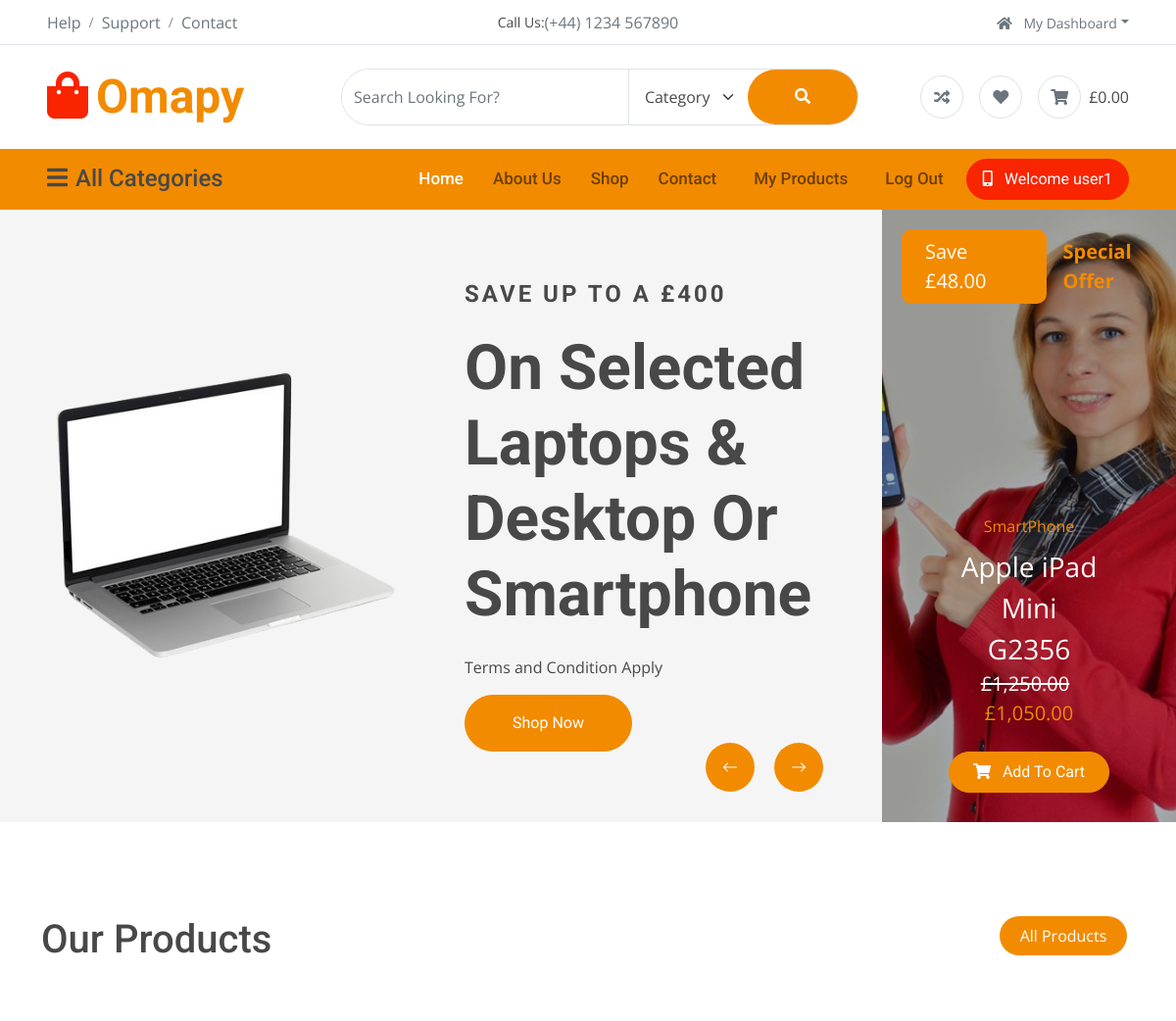
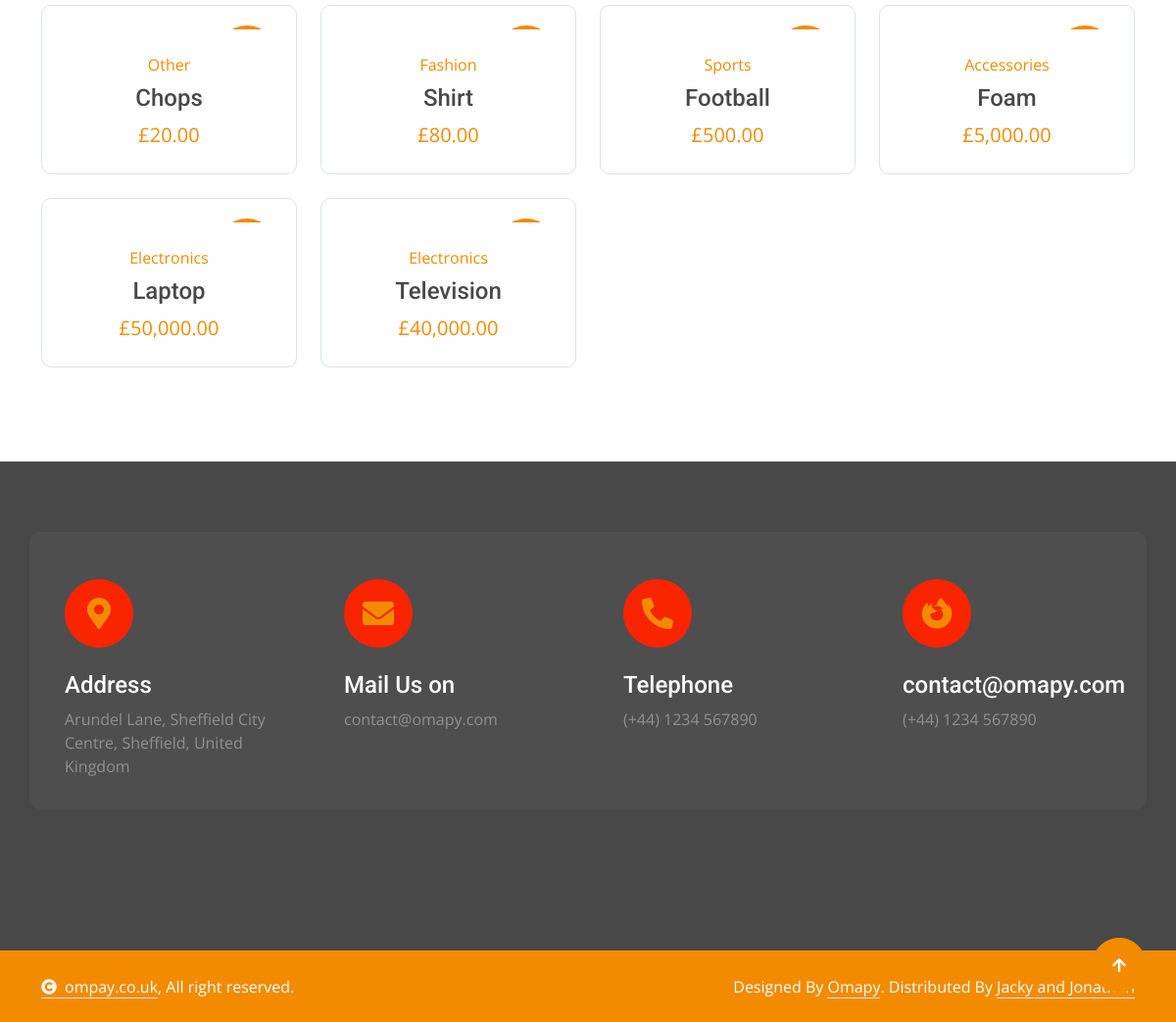
/ (signed in), run on the app's committed database (2 pictures, top to bottom).
### tables this page shows
CREATE TABLE users (
  id INTEGER PRIMARY KEY AUTOINCREMENT,
  created TIMESTAMP DEFAULT CURRENT_TIMESTAMP,
  first_name TEXT NOT NULL,
  last_name TEXT NOT NULL,
  username TEXT UNIQUE NOT NULL,
  email TEXT NOT NULL,
  password TEXT NOT NULL,
  phone TEXT,
  whatsapp TEXT,
  selfie TEXT,
  address TEXT,
  city TEXT,
  postcode TEXT

  
);

CREATE TABLE products (
    id INTEGER PRIMARY KEY AUTOINCREMENT,
    created TIMESTAMP DEFAULT CURRENT_TIMESTAMP,
    user INTEGER NOT NULL REFERENCES users(id),
    product_name TEXT NOT NULL,
    product_price INTEGER NOT NULL,
    product_category TEXT,
    product_brand TEXT,
    product_description TEXT,
    product_image TEXT,
    product_gallery1 TEXT,
    product_gallery2 TEXT,
    product_gallery3 TEXT
);

### app.py (the view)
@app.route('/')
def index():
    products = get_all_products(limit=8, order_by='created DESC')  # Fetch the latest 5 films added
    return render_template('index.html', title="Welcome to Omapy", products=products)

### template/index.html (shortened to what this page needs)
{% extends "base.html" %}
{% block content %}
<div class="container-fluid carousel bg-light px-0">
    <div class="row g-0 justify-content-end">
        <div class="col-12 col-lg-7 col-xl-9">
            <div class="header-carousel owl-carousel bg-light py-5">
                <div class="row g-0 header-carousel-item align-items-center">
                    <div class="col-xl-6 carousel-img wow fadeInLeft" data-wow-delay="0.2s">
                        <img src="{{ url_for('static', filename='img/carousel-1.png') }}" class="img-fluid w-100"
                            alt="Image">
                    </div>
                    <div class="col-xl-6 carousel-content p-4">
                        <h4 class="text-uppercase fw-bold mb-4 wow fadeInRight" data-wow-delay="0.1s"
                            style="letter-spacing: 3px;">Save Up To A £400</h4>
                        <h1 class="display-3 text-capitalize mb-4 wow fadeInRight" data-wow-delay="0.3s">On Selected
                            Laptops & Desktop Or Smartphone</h1>
                        <p class="text-dark wow fadeInRight" data-wow-delay="0.5s">Terms and Condition Apply</p>
                        <a class="btn btn-primary rounded-pill py-3 px-5 wow fadeInRight" data-wow-delay="0.7s"
                            href="#">Shop Now</a>
                    </div>
                </div>
            </div>
        </div>
        <div class="col-12 col-lg-5 col-xl-3 wow fadeInRight" data-wow-delay="0.1s">
            <div class="carousel-header-banner h-100">
                <img src="{{ url_for('static', filename='img/header-img.jpg')}}" class="img-fluid w-100 h-100"
                    style="object-fit: cover;" alt="Image">
                <div class="carousel-banner-offer">
                    <p class="bg-primary text-white rounded fs-5 py-2 px-4 mb-0 me-3">Save £48.00</p>
                    <p class="text-primary fs-5 fw-bold mb-0">Special Offer</p>
                </div>
                <div class="carousel-banner">
                    <div class="carousel-banner-content text-center p-4">
                        <a href="#" class="d-block mb-2">SmartPhone</a>
                        <a href="#" class="d-block text-white fs-3">Apple iPad Mini <br> G2356</a>
                        <del class="me-2 text-white fs-5">£1,250.00</del>
                        <span class="text-primary fs-5">£1,050.00</span>
                    </div>
                    <a href="#" class="btn btn-primary rounded-pill py-2 px-4"><i class="fas fa-shopping-cart me-2"></i>
                        Add To Cart</a>
                </div>
            </div>
        </div>
    </div>
</div>
<div class="container-fluid product py-5">
    <div class="container py-5">
        <div class="tab-class">
            <div class="row g-4">
                <div class="col-lg-4 text-start wow fadeInLeft" data-wow-delay="0.1s">
                    <h1>Our Products</h1>
                </div>
                <div class="col-lg-8 text-end wow fadeInRight" data-wow-delay="0.1s">
                    <ul class="nav nav-pills d-inline-flex text-center mb-5">
                        <li class="nav-item mb-4">
                            <a class="d-flex mx-2 py-2 bg-light rounded-pill active" href="/shop">
                                <span class="text-dark" style="width: 130px;">All Products</span>
                            </a>
                        </li>
                    </ul>
                </div>
            </div>
            <div class="tab-content">
                <div id="tab-1" class="tab-pane fade show p-0 active">
                    <div class="row g-4">
                        {% for product in products %}
                        <div class="col-md-6 col-lg-4 col-xl-3">
                            <div class="product-item rounded wow fadeInUp" data-wow-delay="0.1s">
                                <div class="product-item-inner border rounded">
                                    <div class="product-item-inner-item">
                                        {% if product['created'] | is_new %}
                                        <div class="product-new">New</div>
                                        {% endif %}
                                    </div>
                                    <div class="text-center rounded-bottom p-4">
                                        <a href="{{ url_for('product', id=product['id']) }}"
                                            class="d-block mb-2">{{product['product_category']}}</a>
                                        <a href="{{ url_for('product', id=product['id']) }}"
                                            class="d-block h4">{{product['product_name']}}</a>
                                        <span class="text-primary fs-5"> {{ product['product_price'] | gbp }}</span>
                                    </div>
                                </div>
                            </div>
                        </div>
                        {% else %}
                        <p class="text-muted">No products available.</p>
                        {% endfor %}
                    </div>
                </div>
            </div>
        </div>
    </div>
</div>
{% endblock %}

### template/base.html (shortened to what this page needs)
<!DOCTYPE html>
<html lang="en">
<head>
    <link rel="stylesheet" href="https://use.fontawesome.com/releases/v5.15.4/css/all.css" />
    <link href="https://cdn.jsdelivr.net/npm/bootstrap-icons@1.4.1/font/bootstrap-icons.css" rel="stylesheet">
    <link href="{{ url_for('static', filename='lib/animate/animate.min.css') }}" rel="stylesheet">
    <link href="{{ url_for('static', filename='lib/owlcarousel/assets/owl.carousel.min.css') }}" rel="stylesheet">
    <link href="{{ url_for('static', filename='css/bootstrap.min.css') }}" rel="stylesheet">
    <link href="{{url_for ('static', filename='css/style.css') }}" rel="stylesheet">
</head>
<body>
    <div class="container-fluid px-5 d-none border-bottom d-lg-block">
        <div class="row gx-0 align-items-center">
            <div class="col-lg-4 text-center text-lg-start mb-lg-0">
                <div class="d-inline-flex align-items-center" style="height: 45px;">
                    <a href="#" class="text-muted me-2"> Help</a><small> / </small>
                    <a href="#" class="text-muted mx-2"> Support</a><small> / </small>
                    <a href="#" class="text-muted ms-2"> Contact</a>
                </div>
            </div>
            <div class="col-lg-4 text-center d-flex align-items-center justify-content-center">
                <small class="text-dark">Call Us:</small>
                <a href="#" class="text-muted">(+44) 1234 567890</a>
            </div>
            <div class="col-lg-4 text-center text-lg-end">
                <div class="d-inline-flex align-items-center" style="height: 45px;">
                    <div class="dropdown">
                        <a href="#" class="dropdown-toggle text-muted ms-2" data-bs-toggle="dropdown"><small><i
                                    class="fa fa-home me-2"></i> My Dashboard</small></a>
                    </div>
                </div>
            </div>
        </div>
    </div>
    <div class="container-fluid px-5 py-4 d-none d-lg-block">
        <div class="row gx-0 align-items-center text-center">
            <div class="col-md-4 col-lg-3 text-center text-lg-start">
                <div class="d-inline-flex align-items-center">
                    <a href="" class="navbar-brand p-0">
                        <h1 class="display-5 text-primary m-0"><i
                                class="fas fa-shopping-bag text-secondary me-2"></i>Omapy</h1>
                    </a>
                </div>
            </div>
            <div class="col-md-4 col-lg-6 text-center">
                <div class="position-relative ps-4">
                    <div class="d-flex border rounded-pill">
                        <input class="form-control border-0 rounded-pill w-100 py-3" type="text"
                            data-bs-target="#dropdownToggle123" placeholder="Search Looking For?">
                        <select class="form-select text-dark border-0 border-start rounded-0 p-3" style="width: 200px;">
                            <option value="All Category">Category</option>
                        </select>
                        <button type="button" class="btn btn-primary rounded-pill py-3 px-5" style="border: 0;"><i
                                class="fas fa-search"></i></button>
                    </div>
                </div>
            </div>
            <div class="col-md-4 col-lg-3 text-center text-lg-end">
                <div class="d-inline-flex align-items-center">
                    <a href="#" class="text-muted d-flex align-items-center justify-content-center me-3"><span
                            class="rounded-circle btn-md-square border"><i class="fas fa-random"></i></i></a>
                    <a href="#" class="text-muted d-flex align-items-center justify-content-center me-3"><span
                            class="rounded-circle btn-md-square border"><i class="fas fa-heart"></i></a>
                    <a href="#" class="text-muted d-flex align-items-center justify-content-center"><span
                            class="rounded-circle btn-md-square border"><i class="fas fa-shopping-cart"></i></span>
                        <span class="text-dark ms-2">£0.00</span></a>
                </div>
            </div>
        </div>
    </div>
    <div class="container-fluid nav-bar p-0">
        <div class="row gx-0 bg-primary px-5 align-items-center">
            <div class="col-lg-3 d-none d-lg-block">
                <nav class="navbar navbar-light position-relative" style="width: 250px;">
                    <button class="navbar-toggler border-0 fs-4 w-100 px-0 text-start" type="button"
                        data-bs-toggle="collapse" data-bs-target="#allCat">
                        <h4 class="m-0"><i class="fa fa-bars me-2"></i>All Categories</h4>
                    </button>
                </nav>
            </div>
            <div class="col-12 col-lg-9">
                <nav class="navbar navbar-expand-lg navbar-light bg-primary ">
                    <div class="collapse navbar-collapse" id="navbarCollapse">
                        <div class="navbar-nav ms-auto py-0">
                            <a href="/" class="nav-item nav-link active">Home</a>
                            <a href="/about" class="nav-item nav-link">About Us</a>
                            <a href="/shop" class="nav-item nav-link">Shop</a>
                            <a href="/contact" class="nav-item nav-link me-2">Contact</a>
                            {% if session['user_id'] %}
                            <a href="/products" class="nav-item nav-link me-2">My Products</a>
                            <a href="/logout" class="nav-item nav-link me-2">Log Out</a>
                            {% else %}
                            <a href="/register" class="nav-item nav-link me-2">Register</a>
                            <a href="/login" class="nav-item nav-link me-2">Login</a>
                            {% endif %}
                        </div>
                        {% if session['user_id'] %}
                        <a href="" class="btn btn-secondary rounded-pill py-2 px-4 px-lg-3 mb-3 mb-md-3 mb-lg-0"><i
                                class="fa fa-mobile-alt me-2"></i> Welcome {{ username }} </a>
                        {% else %}
                        <a href="" class="btn btn-secondary rounded-pill py-2 px-4 px-lg-3 mb-3 mb-md-3 mb-lg-0"><i
                                class="fa fa-mobile-alt me-2"></i> Welcome Pyshoppers </a>
                        {% endif %}
                    </div>
                </nav>
            </div>
        </div>
    </div>
    {% block content %}{% endblock %}
    <div class="container-fluid footer py-5 wow fadeIn" data-wow-delay="0.2s">
        <div class="container py-5">
            <div class="row g-4 rounded mb-5" style="background: rgba(255, 255, 255, .03);">
                <div class="col-md-6 col-lg-6 col-xl-3">
                    <div class="rounded p-4">
                        <div class="rounded-circle bg-secondary d-flex align-items-center justify-content-center mb-4"
                            style="width: 70px; height: 70px;">
                            <i class="fas fa-map-marker-alt fa-2x text-primary"></i>
                        </div>
                        <div>
                            <h4 class="text-white">Address</h4>
                            <p class="mb-2">Arundel Lane, Sheffield City Centre, Sheffield, United Kingdom</p>
                        </div>
                    </div>
                </div>
                <div class="col-md-6 col-lg-6 col-xl-3">
                    <div class="rounded p-4">
                        <div class="rounded-circle bg-secondary d-flex align-items-center justify-content-center mb-4"
                            style="width: 70px; height: 70px;">
                            <i class="fas fa-envelope fa-2x text-primary"></i>
                        </div>
                        <div>
                            <h4 class="text-white">Mail Us on</h4>
                            <p class="mb-2">contact@omapy.com</p>
                        </div>
                    </div>
                </div>
                <div class="col-md-6 col-lg-6 col-xl-3">
                    <div class="rounded p-4">
                        <div class="rounded-circle bg-secondary d-flex align-items-center justify-content-center mb-4"
                            style="width: 70px; height: 70px;">
                            <i class="fa fa-phone-alt fa-2x text-primary"></i>
                        </div>
                        <div>
                            <h4 class="text-white">Telephone</h4>
                            <p class="mb-2">(+44) 1234 567890</p>
                        </div>
                    </div>
                </div>
                <div class="col-md-6 col-lg-6 col-xl-3">
                    <div class="rounded p-4">
                        <div class="rounded-circle bg-secondary d-flex align-items-center justify-content-center mb-4"
                            style="width: 70px; height: 70px;">
                            <i class="fab fa-firefox-browser fa-2x text-primary"></i>
                        </div>
                        <div>
                            <h4 class="text-white">contact@omapy.com</h4>
                            <p class="mb-2">(+44) 1234 567890</p>
                        </div>
                    </div>
                </div>
            </div>
        </div>
    </div>
    <div class="container-fluid copyright py-4">
        <div class="container">
            <div class="row g-4 align-items-center">
                <div class="col-md-6 text-center text-md-start mb-md-0">
                    <span class="text-white"><a href="#" class="border-bottom text-white"><i
                                class="fas fa-copyright text-light me-2"></i>ompay.co.uk</a>, All right
                        reserved.</span>
                </div>
                <div class="col-md-6 text-center text-md-end text-white">
                    Designed By <a class="border-bottom text-white" href="https://htmlcodex.com">Omapy</a>.
                    Distributed By <a class="border-bottom text-white" href="https://themewagon.com">Jacky and
                        Jonathan</a>
                </div>
            </div>
        </div>
    </div>
    <a href="#" class="btn btn-primary btn-lg-square back-to-top"><i class="fa fa-arrow-up"></i></a>
</body>
</html>

### data on the page
users: username "user1"
products: product_category "Other", product_price|gbp "£20.00"
products: product_category "Fashion", product_price|gbp "£80.00"
products: product_category "Sports", product_price|gbp "£500.00"
products: product_category "Accessories", product_price|gbp "£5,000.00"
products: product_category "Electronics", product_price|gbp "£50,000.00"
products: product_category "Electronics", product_price|gbp "£40,000.00"
